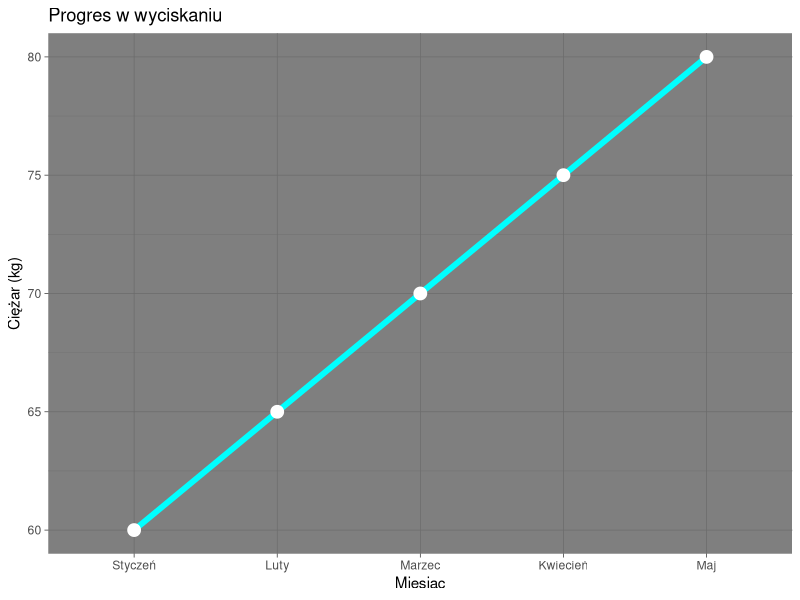
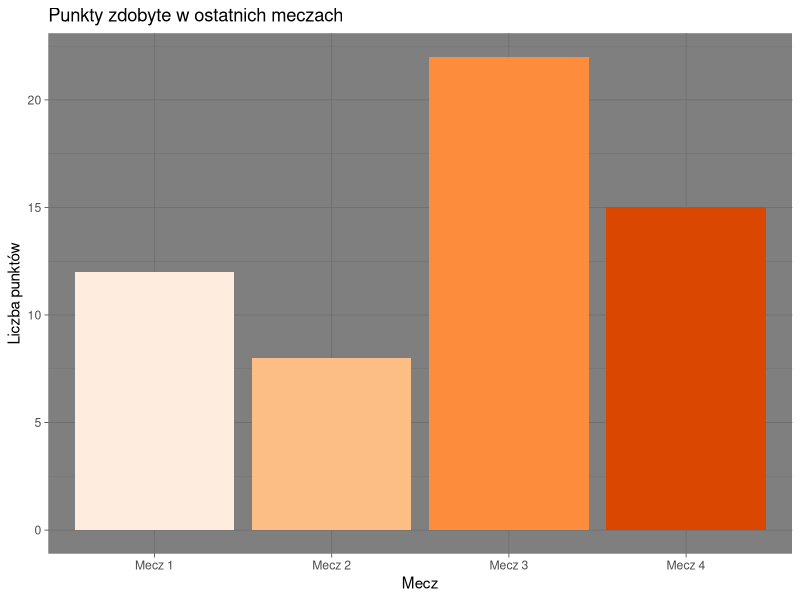
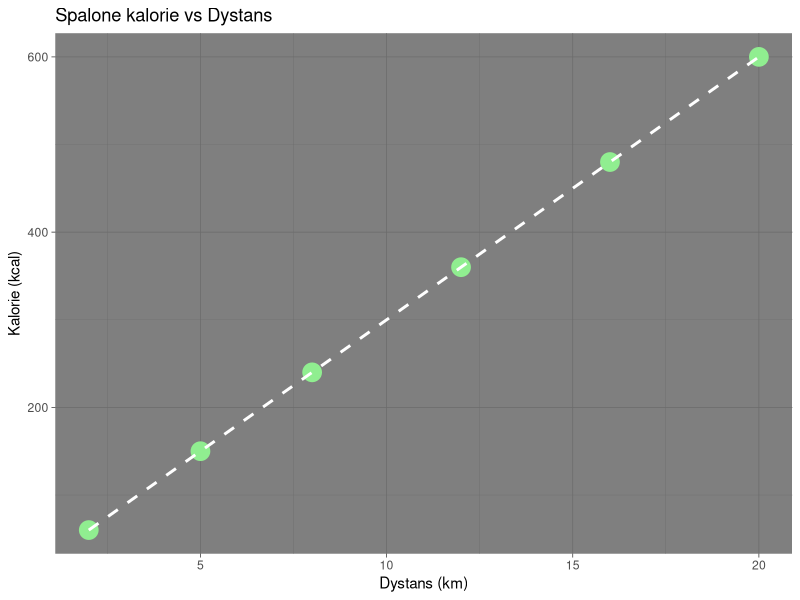

These charts were generated, in order, by the following R code:
## ---- chunk 1
#| echo: false
#| warning: false
#| message: false
#| fig-width: 10
#| fig-height: 5

library(ggplot2)

# Dane
dane_silownia <- data.frame(
  Miesiac = c("Styczeń", "Luty", "Marzec", "Kwiecień", "Maj"),
  Ciezar = c(60, 65, 70, 75, 80)
)
dane_silownia$Miesiac <- factor(dane_silownia$Miesiac, levels = dane_silownia$Miesiac) #Sortowanie miesięcy po kolei

# Wykres
ggplot(dane_silownia, aes(x = Miesiac, y = Ciezar, group = 1)) +
  geom_line(color = "cyan", size = 2) +
  geom_point(size = 4, color = "white") +
  labs(title = "Progres w wyciskaniu", y = "Ciężar (kg)") +
  theme_dark()
## ---- chunk 2
#| echo: false
library(ggplot2)

dane_kosz <- data.frame(
  Mecz = c("Mecz 1", "Mecz 2", "Mecz 3", "Mecz 4"),
  Punkty = c(12, 8, 22, 15)
)

ggplot(dane_kosz, aes(x = Mecz, y = Punkty, fill = Mecz)) +
  geom_col() +
  scale_fill_brewer(palette = "Oranges") +
  labs(title = "Punkty zdobyte w ostatnich meczach", y = "Liczba punktów") +
  theme_dark() +
  theme(legend.position = "none")
## ---- chunk 3
#| echo: false
library(ggplot2)

dane_rower <- data.frame(
  Dystans_km = c(2, 5, 8, 12, 16, 20),
  Kalorie = c(60, 150, 240, 360, 480, 600)
)

ggplot(dane_rower, aes(x = Dystans_km, y = Kalorie)) +
  geom_point(color = "lightgreen", size = 6) +
  geom_smooth(method = "lm", se = FALSE, color = "white", linetype = "dashed") +
  labs(title = "Spalone kalorie vs Dystans", x = "Dystans (km)", y = "Kalorie (kcal)") +
  theme_dark()
